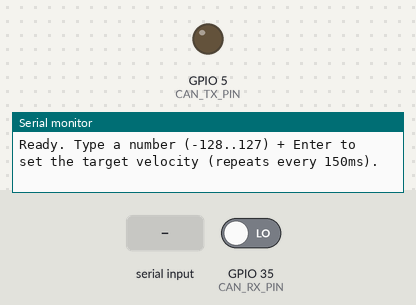
The program below on a simulated ESP32. On the bench: output pins drawn as LEDs (lit = HIGH), the last lines printed to the serial monitor. The inputs (shaded band) are chosen by the test bench; at power-on: GPIO 35 (CAN_RX_PIN) LOW. No CAN messages arrive unless stated.

Above: at 2.2 s.
2.3 s: "t90\n" received over Serial
At 3.4 s:
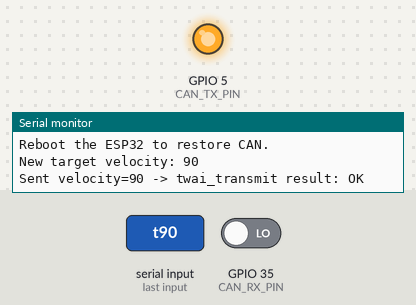
3.8 s: "t,45\n" received over Serial
At 4.5 s:
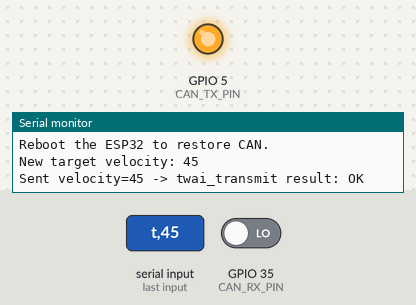
Timing chart, 0 to 6.8 s (numbered marks = the images above; inputs shaded):
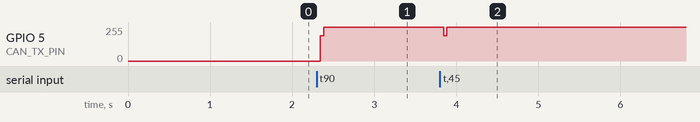

The program:

main.cpp
```cpp
// esp32_can_test/src/main.cpp
// VELOCITY COMMAND (v2): type a number + Enter to set the target velocity;
// it's then auto-repeated on the bus every SEND_INTERVAL_MS until you type a
// new one. This is what feeds ESC1's 500ms fail-safe timeout - typing once
// keeps the motor running, but if this board actually goes silent (crash,
// disconnect, reset) the repeats stop and ESC1 will zero its target on its
// own. Built on the ESP-IDF native TWAI driver.
//
// Temporarily restored (from ESP32_CAN_no_BLE_reference.md) in place of the
// BLE-driven v4, for clean/repeatable typed-value testing of the ESC1 motor
// stall behavior - no joystick jitter in the way. Backup of v4 is at
// /private/tmp/.../scratchpad/main_v4_ble.cpp.bak - restore it to go back.
//
// Range note: -128..127 is the full range of a signed 8-bit integer - simplest
// possible encoding (1 byte, no endianness/precision concerns). The eventual
// target is -150..150 rad/s; when ready, widen to a signed 16-bit value (2
// bytes) instead - same approach, just twice the payload size.

#include <Arduino.h>
#include "driver/twai.h"

#define CAN_TX_PIN GPIO_NUM_5
#define CAN_RX_PIN GPIO_NUM_35

#define CAN_ID_VELOCITY 0x120

#define VELOCITY_MIN -128
#define VELOCITY_MAX 127

// Repeat well under ESC1's 500ms fail-safe timeout, so a couple of
// consecutive dropped frames won't trip a stop on their own.
#define SEND_INTERVAL_MS 150

int8_t CurrentVelocity = 0;
uint32_t LastSendMillis = 0;

// Bus-off recovery. The TWAI controller removes itself from the bus once its
// transmit error counter passes 255, which happens within seconds if nothing
// acknowledges - a loose CAN wire is enough. Without this it stays off
// permanently, returning ESP_ERR_INVALID_STATE to every transmit forever, and
// only a power cycle brings it back. Observed exactly that on 2026-09-04.
//
// Recovery also makes diagnosis honest: a latched bus-off reports the same
// error whether or not the underlying wiring has since been fixed, whereas
// after recovery a genuine wiring fault shows as ESP_ERR_TIMEOUT (nobody
// ACKing) and a healthy bus simply works.
static void RecoverIfBusOff() {
  twai_status_info_t Status;
  if (twai_get_status_info(&Status) != ESP_OK) return;
  if (Status.state == TWAI_STATE_BUS_OFF) {
    Serial.println("CAN bus-off detected - initiating recovery");
    twai_initiate_recovery();
  } else if (Status.state == TWAI_STATE_STOPPED) {
    // recovery finished; the controller must be restarted explicitly
    if (twai_start() == ESP_OK) Serial.println("CAN restarted after recovery");
  }
}

static void SendVelocity(int8_t Velocity, bool Verbose) {
  twai_message_t TxMsg = {};
  TxMsg.identifier = CAN_ID_VELOCITY;
  TxMsg.data_length_code = 1;
  TxMsg.data[0] = (uint8_t)Velocity;

  esp_err_t Result = twai_transmit(&TxMsg, pdMS_TO_TICKS(100));
  LastSendMillis = millis();

  // INVALID_STATE means the controller is not in a state that accepts frames -
  // bus-off, or stopped mid-recovery. Both are handled here.
  if (Result == ESP_ERR_INVALID_STATE) RecoverIfBusOff();

  if (Verbose || Result != ESP_OK) {
    Serial.printf("Sent velocity=%d -> twai_transmit result: %s\n", Velocity,
                  Result == ESP_OK ? "OK" : esp_err_to_name(Result));
  }
}

void setup() {
  Serial.begin(115200);
  delay(1000);
  Serial.println("ESP32 VELOCITY COMMAND (v2): int8_t, -128..127, auto-repeating");

  twai_general_config_t GConfig = TWAI_GENERAL_CONFIG_DEFAULT(CAN_TX_PIN, CAN_RX_PIN, TWAI_MODE_NORMAL);
  twai_timing_config_t TConfig = TWAI_TIMING_CONFIG_250KBITS();
  twai_filter_config_t FConfig = TWAI_FILTER_CONFIG_ACCEPT_ALL();

  if (twai_driver_install(&GConfig, &TConfig, &FConfig) != ESP_OK) {
    Serial.println("FATAL: twai_driver_install failed");
    while (1) delay(1000);
  }
  if (twai_start() != ESP_OK) {
    Serial.println("FATAL: twai_start failed");
    while (1) delay(1000);
  }

  Serial.printf("Ready. Type a number (%d..%d) + Enter to set the target velocity (repeats every %dms).\n",
                VELOCITY_MIN, VELOCITY_MAX, SEND_INTERVAL_MS);
}

// Diagnostic: watch the transceiver's R (receive) output directly.
//
// TWAI owns GPIO35 normally, so the driver is stopped and uninstalled first to
// release the pin. With a POWERED, ACTIVE transceiver the idle bus is recessive
// and R sits HIGH; any traffic on CANH/CANL makes it toggle. This separates the
// cases that all leave bus resistance looking normal:
//   toggles          -> module powered, active, and hearing the bus
//   steady HIGH      -> module powered but hears nothing (bus not reaching it)
//   steady LOW/float -> module unpowered, or RS floating (standby, driver off)
static void ProbeRxPin() {
  Serial.println("Releasing TWAI and probing GPIO35 (R) for 5 s - have the ESC1 transmit now");
  twai_stop();
  twai_driver_uninstall();
  pinMode(CAN_RX_PIN, INPUT);
  int First = digitalRead(CAN_RX_PIN);
  int Lo = 0, Hi = 0, Edges = 0, Prev = First;
  uint32_t End = millis() + 5000;
  while (millis() < End) {
    int V = digitalRead(CAN_RX_PIN);
    if (V) Hi++; else Lo++;
    if (V != Prev) { Edges++; Prev = V; }
  }
  Serial.printf("GPIO35: high=%d low=%d edges=%d\n", Hi, Lo, Edges);
  if (Edges > 10)      Serial.println("-> TOGGLING: transceiver is powered, active, and hearing the bus");
  else if (Hi > 0 && Lo == 0) Serial.println("-> steady HIGH: powered and idle, but no bus traffic reaching it");
  else if (Lo > 0 && Hi == 0) Serial.println("-> steady LOW: transceiver unpowered, in standby (RS floating), or bus stuck dominant");
  else                 Serial.println("-> indeterminate");
  Serial.println("Reboot the ESP32 to restore CAN.");
}

// Local transceiver self-test, independent of anything else on the bus.
//
// A CAN transceiver's receiver monitors the bus continuously, including frames
// it is itself driving. So with the chip powered and out of standby, driving D
// LOW forces the bus dominant and R MUST follow LOW; releasing D HIGH lets the
// bus go recessive and R MUST return HIGH. That makes D->R a complete loopback
// test of power, RS/standby state, and the chip itself - no second node, no
// multimeter, and it does not care whether the far end is connected.
//
//   R follows D        -> transceiver is healthy; fault is beyond it (harness/ESC1)
//   R stuck LOW        -> bus held dominant, or the chip cannot release it
//   R stuck HIGH       -> chip is not driving the bus at all (standby / D not wired)
static void TransceiverSelfTest() {
  Serial.println("Transceiver self-test: driving D (GPIO5), watching R (GPIO35)");
  twai_stop();
  twai_driver_uninstall();
  pinMode(CAN_RX_PIN, INPUT);
  pinMode(CAN_TX_PIN, OUTPUT);
  int MatchLow = 0, MatchHigh = 0;
  for (int i = 0; i < 8; i++) {
    digitalWrite(CAN_TX_PIN, HIGH);            // recessive
    delayMicroseconds(500);
    int RHigh = digitalRead(CAN_RX_PIN);
    digitalWrite(CAN_TX_PIN, LOW);             // dominant
    delayMicroseconds(500);
    int RLow = digitalRead(CAN_RX_PIN);
    if (RHigh == 1) MatchHigh++;
    if (RLow  == 0) MatchLow++;
    Serial.printf("  D=1 -> R=%d   D=0 -> R=%d\n", RHigh, RLow);
  }
  digitalWrite(CAN_TX_PIN, HIGH);              // leave the bus recessive
  Serial.printf("recessive matches=%d/8  dominant matches=%d/8\n", MatchHigh, MatchLow);
  if (MatchHigh >= 7 && MatchLow >= 7)
    Serial.println("-> TRANSCEIVER OK: R follows D. Fault is beyond it (harness or ESC1 end).");
  else if (MatchLow >= 7 && MatchHigh == 0)
    Serial.println("-> R STUCK LOW: bus held dominant, or chip cannot release it.");
  else if (MatchHigh >= 7 && MatchLow == 0)
    Serial.println("-> R STUCK HIGH: chip not driving the bus (standby / D not wired).");
  else
    Serial.println("-> inconsistent: suspect wiring of D or R.");
  Serial.println("Reboot the ESP32 to restore CAN.");
}

void loop() {
  // Drain RX (not expecting anything back in this direction, but keep the
  // queue clear and surface anything unexpected for visibility).
  twai_message_t RxMsg;
  while (twai_receive(&RxMsg, 0) == ESP_OK) {
    Serial.printf("Received unexpected ID 0x%lx\n", (unsigned long)RxMsg.identifier);
  }

  // Non-blocking line accumulation - Serial.readStringUntil() WAITS (up to a
  // 1s default timeout) for the terminator to actually arrive if it isn't
  // already buffered, which stalls loop() and, with it, the heartbeat below.
  // Read only what's already available each iteration and never wait.
  //
  // Only digits and a leading '-' are accepted into the buffer - anything
  // else (stray bytes from a monitor reconnecting, control characters, etc.)
  // is silently dropped rather than corrupting the accumulated number. A
  // length cap is a second line of defense against the same failure mode.
  static String InputBuffer;
  while (Serial.available()) {
    char c = (char)Serial.read();
    if (c == '\n' || c == '\r') {
      if (InputBuffer.length() > 0) {
        long Value = InputBuffer.toInt();
        if (Value < VELOCITY_MIN) Value = VELOCITY_MIN;
        if (Value > VELOCITY_MAX) Value = VELOCITY_MAX;
        CurrentVelocity = (int8_t)Value;

        Serial.printf("New target velocity: %d\n", CurrentVelocity);
        SendVelocity(CurrentVelocity, true);  // send immediately, don't wait for the next tick
      }
      InputBuffer = "";  // always clear on a line ending, valid or not
    } else if (c == 'p' || c == 'P') {
      ProbeRxPin();
    } else if (c == 't' || c == 'T') {
      TransceiverSelfTest();
    } else if (isDigit(c) || (c == '-' && InputBuffer.length() == 0)) {
      if (InputBuffer.length() < 8) {  // a valid value is at most 4 chars ("-128")
        InputBuffer += c;
      }
    }
    // else: stray/garbage byte, silently ignored
  }

  if (millis() - LastSendMillis >= SEND_INTERVAL_MS) {
    SendVelocity(CurrentVelocity, false);  // silent heartbeat repeat
  }
}
```

Measured:
- after the input at 2.3 s, GPIO 5 (CAN_TX_PIN): 0/255 → 255/255 at once
- after the input at 3.8 s, GPIO 5 (CAN_TX_PIN): 255/255 → 189/255 after 0.05 s, → 255/255 0.04 s later
